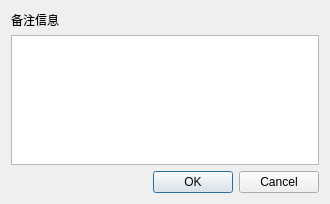
<?xml version="1.0" encoding="UTF-8"?>
<ui version="4.0">
 <class>Dialog</class>
 <widget class="QDialog" name="Dialog">
  <property name="geometry">
   <rect>
    <x>0</x>
    <y>0</y>
    <width>330</width>
    <height>204</height>
   </rect>
  </property>
  <property name="windowTitle">
   <string>Dialog</string>
  </property>
  <layout class="QVBoxLayout" name="verticalLayout">
   <item>
    <widget class="QLabel" name="label">
     <property name="text">
      <string>备注信息</string>
     </property>
    </widget>
   </item>
   <item>
    <widget class="QTextEdit" name="textEdit"/>
   </item>
   <item>
    <widget class="QDialogButtonBox" name="buttonBox">
     <property name="orientation">
      <enum>Qt::Horizontal</enum>
     </property>
     <property name="standardButtons">
      <set>QDialogButtonBox::Cancel|QDialogButtonBox::Ok</set>
     </property>
    </widget>
   </item>
  </layout>
 </widget>
 <resources/>
 <connections>
  <connection>
   <sender>buttonBox</sender>
   <signal>accepted()</signal>
   <receiver>Dialog</receiver>
   <slot>accept()</slot>
   <hints>
    <hint type="sourcelabel">
     <x>248</x>
     <y>254</y>
    </hint>
    <hint type="destinationlabel">
     <x>157</x>
     <y>274</y>
    </hint>
   </hints>
  </connection>
  <connection>
   <sender>buttonBox</sender>
   <signal>rejected()</signal>
   <receiver>Dialog</receiver>
   <slot>reject()</slot>
   <hints>
    <hint type="sourcelabel">
     <x>316</x>
     <y>260</y>
    </hint>
    <hint type="destinationlabel">
     <x>286</x>
     <y>274</y>
    </hint>
   </hints>
  </connection>
 </connections>
</ui>
